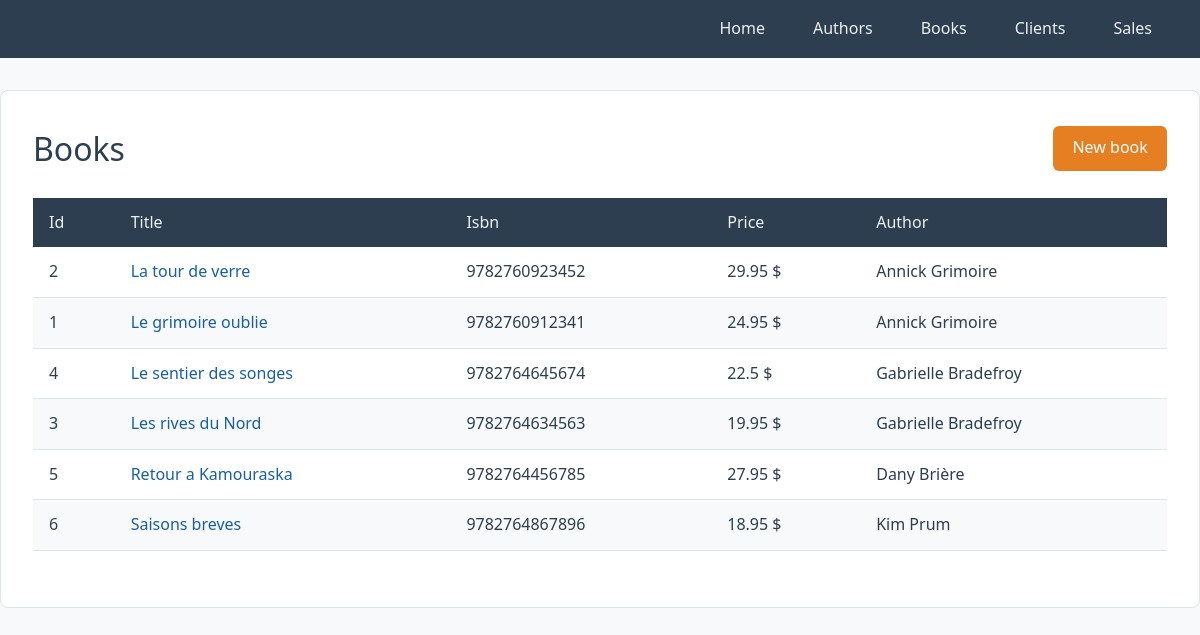
The page /book-index.php on the database its author committed.
### tables this page shows
CREATE TABLE IF NOT EXISTS `book` (
	`id` INT NOT NULL AUTO_INCREMENT,
    `title` VARCHAR(60) NOT NULL,
    `isbn` VARCHAR(20) NOT NULL UNIQUE,
    `description` TEXT NULL,
    `price` DOUBLE NOT NULL,
    `author_id` INT NOT NULL,
    PRIMARY KEY (`id`),
    CONSTRAINT `fk_book_author`
		FOREIGN KEY (`author_id`) REFERENCES `author` (`id`)
 );

CREATE TABLE IF NOT EXISTS `author` (
	`id` INT NOT NULL AUTO_INCREMENT,
    `name` VARCHAR(45) NOT NULL,
    `birthday` DATE NOT NULL,
    PRIMARY KEY (`id`)
 );

### classes/Book.php (called while the page is built, shortened)
<?php
class Book extends CRUD {
    public function selectWithAuthor():array {
        $sql = "SELECT book.*, author.name AS author_name
                FROM book
                INNER JOIN author ON book.author_id = author.id
                ORDER BY book.title ASC";
        $stmt = $this->query($sql);
        return $stmt->fetchAll();
    }
}

### book-index.php (the view, shortened to what this page needs)
<?php
require_once('classes/Book.php');
$bookObj = new Book;
$books = $bookObj->selectWithAuthor();
?>
<!DOCTYPE html>
<html lang="fr">
<head>
    <link rel="stylesheet" href="css/style.css">
</head>
<body>
    <?php require_once('includes/nav.php'); ?>
    <main class="container">
        <div class="page-header">
            <h1>Books</h1>
            <a href="book-create.php" class="btn">New book</a>
        </div>
        <table>
            <thead>
                <tr>
                    <th>Id</th>
                    <th>Title</th>
                    <th>Isbn</th>
                    <th>Price</th>
                    <th>Author</th>
                </tr>
            </thead>
            <tbody>
                <?php foreach($books as $book) {
                ?>
                    <tr>
                        <td><?= $book['id'] ?></td>
                        <td><a href="book-show.php?id=<?= $book['id'] ?>"><?= $book['title'] ?></a></td>
                        <td><?= $book['isbn'] ?></td>
                        <td><?= $book['price'] ?> $</td>
                        <td><?= $book['author_name'] ?></td>
                    </tr>
                <?php
                }
                ?>
            </tbody>
        </table>
    </main>
</body>
</html>

### includes/nav.php
<header>
    <nav>
        <ul>
            <li><a href="index.php">Home</a></li>
            <li><a href="author-index.php">Authors</a></li>
            <li><a href="book-index.php">Books</a></li>
            <li><a href="client-index.php">Clients</a></li>
            <li><a href="sale-index.php">Sales</a></li>
        </ul>
    </nav>
</header>

### css/style.css (style rules this page uses)
:root { --dark: #2c3e50; --accent: #e67e22; --accent-hover: #d35400; --light: #ecf0f1; --border: #dfe4e6; --bg: #f7f9fa; --red: #c0392b; --red-hover: #a93226; --link: #185fa5; --white: #fff; }
* { margin: 0; padding: 0; box-sizing: border-box; }
body { font-family: system-ui, -apple-system, sans-serif; line-height: 1.6; color: var(--dark); background-color: var(--bg); }
header { background-color: var(--dark); padding: 1rem 2rem; }
nav ul { list-style: none; display: flex; justify-content: flex-end; padding-right: 1rem; gap: 3rem; }
nav a { color: var(--light); text-decoration: none; font-weight: 500; padding: 0.5rem 0; border-bottom: 2px solid transparent; transition: border-color 0.2s; }
.container { max-width: 1440px; margin: 2rem auto; padding: 2rem; background-color: var(--white); border: 1px solid var(--border); border-radius: 8px; }
h1, h2 { margin-bottom: 1.5rem; font-weight: 500; }
.page-header { display: flex; justify-content: space-between; align-items: center; margin-bottom: 1.5rem; }
.page-header h1 { margin-bottom: 0; }
table { width: 100%; border-collapse: collapse; margin-bottom: 1.5rem; }
th { background-color: var(--dark); color: var(--light); text-align: left; padding: 0.75rem 1rem; font-weight: 500; }
td { padding: 0.75rem 1rem; border-bottom: 1px solid var(--border); }
tbody tr:nth-child(even) { background-color: var(--bg); }
td a { color: var(--link); text-decoration: none; }
.btn { display: inline-block; background-color: var(--accent); color: var(--white); padding: 0.6rem 1.2rem; border: none; border-radius: 6px; text-decoration: none; font-size: 1rem; font-family: inherit; cursor: pointer; }

### rows shown on the page
book: id "2", title "La tour de verre", isbn "9782760923452", price "29.95", author.name "Annick Grimoire"
book: id "1", title "Le grimoire oublie", isbn "9782760912341", price "24.95", author.name "Annick Grimoire"
book: id "4", title "Le sentier des songes", isbn "9782764645674", price "22.5", author.name "Gabrielle Bradefroy"
book: id "3", title "Les rives du Nord", isbn "9782764634563", price "19.95", author.name "Gabrielle Bradefroy"
book: id "5", title "Retour a Kamouraska", isbn "9782764456785", price "27.95", author.name "Dany Brière"
book: id "6", title "Saisons breves", isbn "9782764867896", price "18.95", author.name "Kim Prum"
